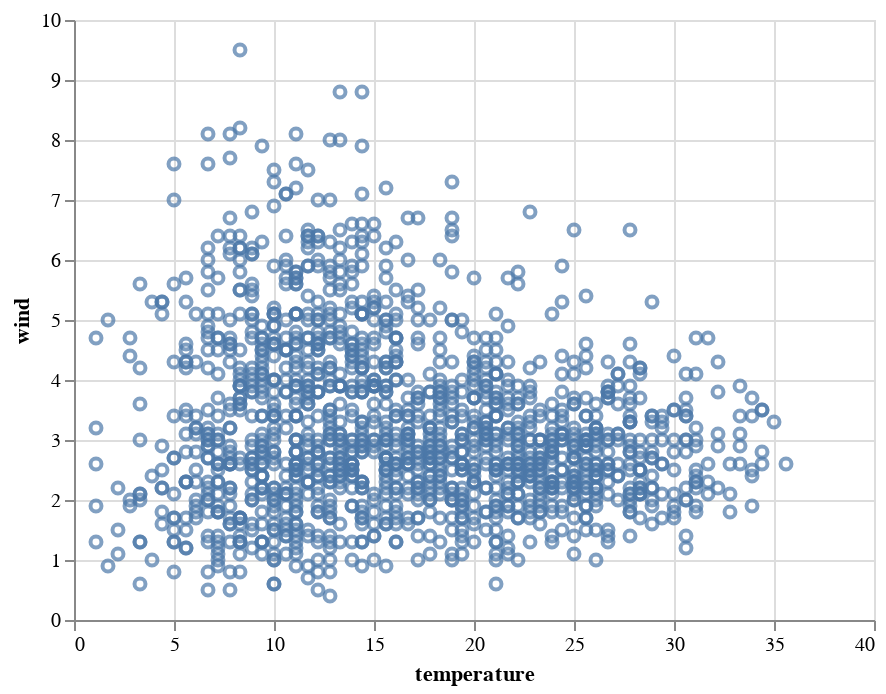

The notebook cell this image was saved under:
### Markdown cell above
### Scatterplot

### Code cell
show(
    data(["temperature", "wind"]),
    {
        "view": [
            {
                "mark": [
                    {
                        "type": "point",
                        "encoding": [
                            {"channel": "x", "field": "temperature"},
                            {"channel": "y", "field": "wind"},
                        ],
                    }
                ],
                "scale": [
                    {"channel": "x", "type": "linear"},
                    {"channel": "y", "type": "linear"},
                ],
            }
        ]
    },
)

### Figure 1 — Vega-Lite specification as saved in the notebook (floating-point values rounded to 4 significant figures; data arrays with more than 128 entries replaced by an {"elided": "..."} marker saying what was removed)
{"config": {"view": {"continuousWidth": 400, "continuousHeight": 300}}, "data": {"name": "data-4320e9365fc008a7116fce3f257ae0ca"}, "mark": "point", "encoding": {"x": {"field": "temperature", "scale": {"type": "linear"}, "type": "quantitative"}, "y": {"field": "wind", "scale": {"type": "linear"}, "type": "quantitative"}}, "$schema": "https://vega.github.io/schema/vega-lite/v4.17.0.json", "datasets": {"data-4320e9365fc008a7116fce3f257ae0ca": {"elided": "1456 records"}}}
